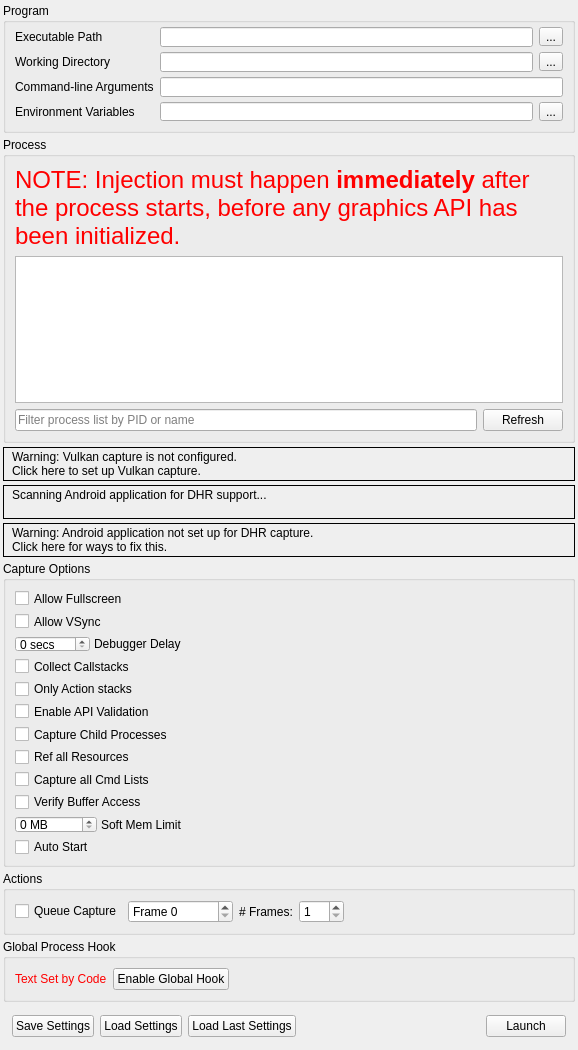
<?xml version="1.0" encoding="UTF-8"?>
<ui version="4.0">
 <class>CaptureDialog</class>
 <widget class="QFrame" name="CaptureDialog">
  <property name="geometry">
   <rect>
    <x>0</x>
    <y>0</y>
    <width>578</width>
    <height>1025</height>
   </rect>
  </property>
  <property name="windowTitle">
   <string>Launch Application</string>
  </property>
  <layout class="QVBoxLayout" name="verticalLayout">
   <property name="spacing">
    <number>4</number>
   </property>
   <property name="leftMargin">
    <number>3</number>
   </property>
   <property name="topMargin">
    <number>3</number>
   </property>
   <property name="rightMargin">
    <number>3</number>
   </property>
   <property name="bottomMargin">
    <number>3</number>
   </property>
   <item>
    <widget class="QGroupBox" name="exeGroup">
     <property name="sizePolicy">
      <sizepolicy hsizetype="Preferred" vsizetype="Minimum">
       <horstretch>0</horstretch>
       <verstretch>0</verstretch>
      </sizepolicy>
     </property>
     <property name="minimumSize">
      <size>
       <width>250</width>
       <height>130</height>
      </size>
     </property>
     <property name="title">
      <string>Program</string>
     </property>
     <layout class="QGridLayout" name="gridLayout">
      <property name="topMargin">
       <number>4</number>
      </property>
      <item row="0" column="0">
       <widget class="QLabel" name="exePathLabel">
        <property name="toolTip">
         <string>Browse for an executable file</string>
        </property>
        <property name="text">
         <string>Executable Path</string>
        </property>
       </widget>
      </item>
      <item row="0" column="2">
       <widget class="RDLineEdit" name="exePath">
        <property name="minimumSize">
         <size>
          <width>0</width>
          <height>20</height>
         </size>
        </property>
        <property name="toolTip">
         <string>Browse for an executable file</string>
        </property>
       </widget>
      </item>
      <item row="0" column="3">
       <widget class="QToolButton" name="exePathBrowse">
        <property name="toolTip">
         <string>Browse for an executable file</string>
        </property>
        <property name="text">
         <string>...</string>
        </property>
       </widget>
      </item>
      <item row="1" column="0">
       <widget class="QLabel" name="workDirLabel">
        <property name="toolTip">
         <string>Browse for a working directory</string>
        </property>
        <property name="text">
         <string>Working Directory</string>
        </property>
       </widget>
      </item>
      <item row="1" column="2">
       <widget class="RDLineEdit" name="workDirPath">
        <property name="minimumSize">
         <size>
          <width>0</width>
          <height>20</height>
         </size>
        </property>
        <property name="toolTip">
         <string>Browse for a working directory</string>
        </property>
       </widget>
      </item>
      <item row="1" column="3">
       <widget class="QToolButton" name="workDirBrowse">
        <property name="toolTip">
         <string>Browse for a working directory</string>
        </property>
        <property name="text">
         <string>...</string>
        </property>
       </widget>
      </item>
      <item row="2" column="0">
       <widget class="QLabel" name="cmdLineLabel">
        <property name="toolTip">
         <string>The command-line that will be passed to the executable on launch</string>
        </property>
        <property name="text">
         <string>Command-line Arguments</string>
        </property>
       </widget>
      </item>
      <item row="2" column="2" colspan="2">
       <widget class="RDLineEdit" name="cmdline">
        <property name="minimumSize">
         <size>
          <width>0</width>
          <height>20</height>
         </size>
        </property>
        <property name="toolTip">
         <string>The command-line that will be passed to the executable on launch</string>
        </property>
       </widget>
      </item>
      <item row="3" column="0">
       <widget class="QLabel" name="envVarLabel">
        <property name="toolTip">
         <string>The environment variables for the executable</string>
        </property>
        <property name="text">
         <string>Environment Variables</string>
        </property>
       </widget>
      </item>
      <item row="3" column="2">
       <widget class="QLineEdit" name="envVar">
        <property name="toolTip">
         <string>The environment variables for the executable</string>
        </property>
        <property name="readOnly">
         <bool>true</bool>
        </property>
       </widget>
      </item>
      <item row="3" column="3">
       <widget class="QToolButton" name="envVarEdit">
        <property name="toolTip">
         <string>The environment variables for the executable</string>
        </property>
        <property name="text">
         <string>...</string>
        </property>
       </widget>
      </item>
     </layout>
    </widget>
   </item>
   <item>
    <widget class="QGroupBox" name="injectGroup">
     <property name="sizePolicy">
      <sizepolicy hsizetype="Preferred" vsizetype="Expanding">
       <horstretch>0</horstretch>
       <verstretch>100</verstretch>
      </sizepolicy>
     </property>
     <property name="minimumSize">
      <size>
       <width>250</width>
       <height>260</height>
      </size>
     </property>
     <property name="title">
      <string>Process</string>
     </property>
     <layout class="QGridLayout" name="gridLayout_2">
      <item row="0" column="0" colspan="2">
       <widget class="QLabel" name="processWarning">
        <property name="palette">
         <palette>
          <active>
           <colorrole role="WindowText">
            <brush brushstyle="SolidPattern">
             <color alpha="255">
              <red>255</red>
              <green>0</green>
              <blue>0</blue>
             </color>
            </brush>
           </colorrole>
          </active>
          <inactive>
           <colorrole role="WindowText">
            <brush brushstyle="SolidPattern">
             <color alpha="255">
              <red>255</red>
              <green>0</green>
              <blue>0</blue>
             </color>
            </brush>
           </colorrole>
          </inactive>
          <disabled>
           <colorrole role="WindowText">
            <brush brushstyle="SolidPattern">
             <color alpha="255">
              <red>106</red>
              <green>104</green>
              <blue>100</blue>
             </color>
            </brush>
           </colorrole>
          </disabled>
         </palette>
        </property>
        <property name="font">
         <font>
          <pointsize>18</pointsize>
         </font>
        </property>
        <property name="text">
         <string>NOTE: Injection must happen &lt;b&gt;immediately&lt;/b&gt; after the process starts, before any graphics API has been initialized.</string>
        </property>
        <property name="wordWrap">
         <bool>true</bool>
        </property>
       </widget>
      </item>
      <item row="1" column="0" colspan="2">
       <widget class="QTreeView" name="processList">
        <property name="sizePolicy">
         <sizepolicy hsizetype="Preferred" vsizetype="Expanding">
          <horstretch>0</horstretch>
          <verstretch>0</verstretch>
         </sizepolicy>
        </property>
        <property name="minimumSize">
         <size>
          <width>0</width>
          <height>100</height>
         </size>
        </property>
        <property name="editTriggers">
         <set>QAbstractItemView::NoEditTriggers</set>
        </property>
        <property name="indentation">
         <number>0</number>
        </property>
        <property name="rootIsDecorated">
         <bool>false</bool>
        </property>
        <property name="itemsExpandable">
         <bool>false</bool>
        </property>
        <property name="sortingEnabled">
         <bool>true</bool>
        </property>
       </widget>
      </item>
      <item row="2" column="0">
       <widget class="QLineEdit" name="processFilter">
        <property name="placeholderText">
         <string>Filter process list by PID or name</string>
        </property>
       </widget>
      </item>
      <item row="2" column="1">
       <widget class="QPushButton" name="processRefesh">
        <property name="text">
         <string>Refresh</string>
        </property>
       </widget>
      </item>
     </layout>
    </widget>
   </item>
   <item>
    <widget class="RDLabel" name="vulkanLayerWarn">
     <property name="cursor">
      <cursorShape>PointingHandCursor</cursorShape>
     </property>
     <property name="frameShape">
      <enum>QFrame::Box</enum>
     </property>
     <property name="text">
      <string>&lt;html&gt;&lt;head/&gt;&lt;body&gt;&lt;table&gt;&lt;tr&gt;&lt;td valign=&quot;middle&quot;&gt;&lt;img width=&quot;16&quot; src=&quot;:/information.png&quot;/&gt;&lt;/td&gt;&lt;td&gt;&lt;p&gt;Warning: Vulkan capture is not configured.&lt;br/&gt;Click here to set up Vulkan capture.&lt;/p&gt;&lt;/td&gt;&lt;/tr&gt;&lt;/table&gt;&lt;/body&gt;&lt;/html&gt;</string>
     </property>
     <property name="textFormat">
      <enum>Qt::RichText</enum>
     </property>
     <property name="margin">
      <number>3</number>
     </property>
    </widget>
   </item>
   <item>
    <widget class="RDLabel" name="androidScan">
     <property name="cursor">
      <cursorShape>PointingHandCursor</cursorShape>
     </property>
     <property name="frameShape">
      <enum>QFrame::Box</enum>
     </property>
     <property name="text">
      <string>&lt;html&gt;&lt;head/&gt;&lt;body&gt;&lt;table&gt;&lt;tr&gt;&lt;td valign=&quot;middle&quot;&gt;&lt;img width=&quot;16&quot; src=&quot;:/information.png&quot;/&gt;&lt;/td&gt;&lt;td valign=&quot;middle&quot;&gt;&lt;p&gt;Scanning Android application for DHR support...&lt;br/&gt;&lt;/p&gt;&lt;/td&gt;&lt;/tr&gt;&lt;/table&gt;&lt;/body&gt;&lt;/html&gt;</string>
     </property>
     <property name="textFormat">
      <enum>Qt::RichText</enum>
     </property>
     <property name="margin">
      <number>3</number>
     </property>
    </widget>
   </item>
   <item>
    <widget class="RDLabel" name="androidWarn">
     <property name="cursor">
      <cursorShape>PointingHandCursor</cursorShape>
     </property>
     <property name="frameShape">
      <enum>QFrame::Box</enum>
     </property>
     <property name="text">
      <string>&lt;html&gt;&lt;head/&gt;&lt;body&gt;&lt;table&gt;&lt;tr&gt;&lt;td valign=&quot;middle&quot;&gt;&lt;img width=&quot;16&quot; src=&quot;:/information.png&quot;/&gt;&lt;/td&gt;&lt;td&gt;&lt;p&gt;Warning: Android application not set up for DHR capture.&lt;br/&gt;Click here for ways to fix this.&lt;/p&gt;&lt;/td&gt;&lt;/tr&gt;&lt;/table&gt;&lt;/body&gt;&lt;/html&gt;</string>
     </property>
     <property name="textFormat">
      <enum>Qt::RichText</enum>
     </property>
     <property name="margin">
      <number>3</number>
     </property>
    </widget>
   </item>
   <item>
    <widget class="QGroupBox" name="optionsGroup">
     <property name="sizePolicy">
      <sizepolicy hsizetype="Preferred" vsizetype="Minimum">
       <horstretch>0</horstretch>
       <verstretch>0</verstretch>
      </sizepolicy>
     </property>
     <property name="title">
      <string>Capture Options</string>
     </property>
     <layout class="QVBoxLayout" name="verticalLayout_2">
      <item>
       <widget class="QCheckBox" name="AllowFullscreen">
        <property name="toolTip">
         <string>Allows the application to switch to full-screen mode</string>
        </property>
        <property name="text">
         <string>Allow Fullscreen</string>
        </property>
       </widget>
      </item>
      <item>
       <widget class="QCheckBox" name="AllowVSync">
        <property name="toolTip">
         <string>Allows the application to enable v-sync</string>
        </property>
        <property name="text">
         <string>Allow VSync</string>
        </property>
       </widget>
      </item>
      <item>
       <widget class="QFrame" name="DebuggerDelayFrame">
        <property name="sizePolicy">
         <sizepolicy hsizetype="Fixed" vsizetype="Preferred">
          <horstretch>0</horstretch>
          <verstretch>0</verstretch>
         </sizepolicy>
        </property>
        <property name="frameShape">
         <enum>QFrame::NoFrame</enum>
        </property>
        <property name="frameShadow">
         <enum>QFrame::Plain</enum>
        </property>
        <layout class="QHBoxLayout" name="horizontalLayout_3">
         <property name="spacing">
          <number>4</number>
         </property>
         <property name="leftMargin">
          <number>0</number>
         </property>
         <property name="topMargin">
          <number>0</number>
         </property>
         <property name="rightMargin">
          <number>0</number>
         </property>
         <property name="bottomMargin">
          <number>0</number>
         </property>
         <item>
          <widget class="QDoubleSpinBox" name="DelayForDebugger">
           <property name="sizePolicy">
            <sizepolicy hsizetype="Minimum" vsizetype="Fixed">
             <horstretch>0</horstretch>
             <verstretch>0</verstretch>
            </sizepolicy>
           </property>
           <property name="minimumSize">
            <size>
             <width>40</width>
             <height>0</height>
            </size>
           </property>
           <property name="toolTip">
            <string>Pauses for N seconds after launching the process, to allow a debugger to attach</string>
           </property>
           <property name="suffix">
            <string comment="seconds"> secs</string>
           </property>
           <property name="decimals">
            <number>0</number>
           </property>
           <property name="maximum">
            <double>120.000000000000000</double>
           </property>
           <property name="value">
            <double>0.000000000000000</double>
           </property>
          </widget>
         </item>
         <item>
          <widget class="QLabel" name="DebuggerDelayLabel">
           <property name="sizePolicy">
            <sizepolicy hsizetype="Fixed" vsizetype="Preferred">
             <horstretch>0</horstretch>
             <verstretch>0</verstretch>
            </sizepolicy>
           </property>
           <property name="toolTip">
            <string>Pauses for N seconds after launching the process, to allow a debugger to attach</string>
           </property>
           <property name="text">
            <string>Debugger Delay</string>
           </property>
          </widget>
         </item>
        </layout>
       </widget>
      </item>
      <item>
       <widget class="QCheckBox" name="CaptureCallstacks">
        <property name="toolTip">
         <string>Collect a callstack on every API call</string>
        </property>
        <property name="text">
         <string>Collect Callstacks</string>
        </property>
       </widget>
      </item>
      <item>
       <widget class="QCheckBox" name="CaptureCallstacksOnlyActions">
        <property name="toolTip">
         <string>Only collect callstacks on actions (draws, dispatches, clears, copies, etc)</string>
        </property>
        <property name="text">
         <string>Only Action stacks</string>
        </property>
       </widget>
      </item>
      <item>
       <widget class="QCheckBox" name="APIValidation">
        <property name="toolTip">
         <string>Initialise the graphics API with built-in validation enabled - allows capturing and reading of errors and warnings generated by the API's own debugging system</string>
        </property>
        <property name="text">
         <string>Enable API Validation</string>
        </property>
       </widget>
      </item>
      <item>
       <widget class="QCheckBox" name="HookIntoChildren">
        <property name="toolTip">
         <string>Hook into child processes - useful with launchers or similar intermediate processes</string>
        </property>
        <property name="text">
         <string>Capture Child Processes</string>
        </property>
       </widget>
      </item>
      <item>
       <widget class="QCheckBox" name="RefAllResources">
        <property name="toolTip">
         <string>Consider all resources to be included, even if unused in the capture frame</string>
        </property>
        <property name="text">
         <string>Ref all Resources</string>
        </property>
       </widget>
      </item>
      <item>
       <widget class="QCheckBox" name="CaptureAllCmdLists">
        <property name="toolTip">
         <string>When enabled, all deferred command lists will be saved even while idling. This has an overhead but ensures if you hold onto a list it will be captured.</string>
        </property>
        <property name="text">
         <string>Capture all Cmd Lists</string>
        </property>
       </widget>
      </item>
      <item>
       <widget class="QCheckBox" name="VerifyBufferAccess">
        <property name="toolTip">
         <string>When enabled, verify some buffer access on OpenGL and D3D11. This initialises buffers with undefined contents on creation to 0xdddddddd instead of 0x0, and verifies that Map() bounds are not overrun.</string>
        </property>
        <property name="text">
         <string>Verify Buffer Access</string>
        </property>
       </widget>
      </item>
      <item>
       <widget class="QFrame" name="SoftMemoryLimitFrame">
        <property name="sizePolicy">
         <sizepolicy hsizetype="Fixed" vsizetype="Preferred">
          <horstretch>0</horstretch>
          <verstretch>0</verstretch>
         </sizepolicy>
        </property>
        <property name="frameShape">
         <enum>QFrame::NoFrame</enum>
        </property>
        <property name="frameShadow">
         <enum>QFrame::Plain</enum>
        </property>
        <layout class="QHBoxLayout" name="SoftMemoryLimitLayout">
         <property name="spacing">
          <number>4</number>
         </property>
         <property name="leftMargin">
          <number>0</number>
         </property>
         <property name="topMargin">
          <number>0</number>
         </property>
         <property name="rightMargin">
          <number>0</number>
         </property>
         <property name="bottomMargin">
          <number>0</number>
         </property>
         <item>
          <widget class="QDoubleSpinBox" name="SoftMemoryLimit">
           <property name="sizePolicy">
            <sizepolicy hsizetype="Minimum" vsizetype="Fixed">
             <horstretch>0</horstretch>
             <verstretch>0</verstretch>
            </sizepolicy>
           </property>
           <property name="minimumSize">
            <size>
             <width>40</width>
             <height>0</height>
            </size>
           </property>
           <property name="toolTip">
            <string>Specifies a soft memory limit which some APIs may use to limit graphics memory use and use disk space instead for storing temporary data.</string>
           </property>
           <property name="suffix">
            <string comment="seconds"> MB</string>
           </property>
           <property name="decimals">
            <number>0</number>
           </property>
           <property name="maximum">
            <double>99999.000000000000000</double>
           </property>
           <property name="value">
            <double>0.000000000000000</double>
           </property>
          </widget>
         </item>
         <item>
          <widget class="QLabel" name="SoftMemoryLimitLabel">
           <property name="sizePolicy">
            <sizepolicy hsizetype="Fixed" vsizetype="Preferred">
             <horstretch>0</horstretch>
             <verstretch>0</verstretch>
            </sizepolicy>
           </property>
           <property name="toolTip">
            <string>Specifies a soft memory limit which some APIs may use to limit graphics memory use and use disk space instead for storing temporary data.</string>
           </property>
           <property name="text">
            <string>Soft Mem Limit</string>
           </property>
          </widget>
         </item>
        </layout>
       </widget>
      </item>
      <item>
       <widget class="QCheckBox" name="AutoStart">
        <property name="toolTip">
         <string>If these capture settings are saved &amp; run, auto start the capture instantly on load</string>
        </property>
        <property name="text">
         <string>Auto Start</string>
        </property>
       </widget>
      </item>
     </layout>
    </widget>
   </item>
   <item>
    <widget class="QGroupBox" name="actionGroup">
     <property name="sizePolicy">
      <sizepolicy hsizetype="Preferred" vsizetype="Minimum">
       <horstretch>0</horstretch>
       <verstretch>0</verstretch>
      </sizepolicy>
     </property>
     <property name="title">
      <string>Actions</string>
     </property>
     <layout class="QHBoxLayout" name="horizontalLayout_5">
      <item>
       <widget class="QCheckBox" name="queueFrameCap">
        <property name="text">
         <string>Queue Capture</string>
        </property>
       </widget>
      </item>
      <item>
       <widget class="QDoubleSpinBox" name="queuedFrame">
        <property name="sizePolicy">
         <sizepolicy hsizetype="Fixed" vsizetype="Fixed">
          <horstretch>0</horstretch>
          <verstretch>0</verstretch>
         </sizepolicy>
        </property>
        <property name="prefix">
         <string comment="Frame number" extracomment="To Capture">Frame </string>
        </property>
        <property name="suffix">
         <string/>
        </property>
        <property name="decimals">
         <number>0</number>
        </property>
        <property name="minimum">
         <double>0.000000000000000</double>
        </property>
        <property name="maximum">
         <double>4294967296.000000000000000</double>
        </property>
       </widget>
      </item>
      <item>
       <widget class="QLabel" name="numFramesLabel">
        <property name="sizePolicy">
         <sizepolicy hsizetype="Preferred" vsizetype="Preferred">
          <horstretch>0</horstretch>
          <verstretch>0</verstretch>
         </sizepolicy>
        </property>
        <property name="text">
         <string># Frames:</string>
        </property>
       </widget>
      </item>
      <item>
       <widget class="QDoubleSpinBox" name="numFrames">
        <property name="minimumSize">
         <size>
          <width>45</width>
          <height>0</height>
         </size>
        </property>
        <property name="decimals">
         <number>0</number>
        </property>
        <property name="minimum">
         <double>1.000000000000000</double>
        </property>
        <property name="maximum">
         <double>10.000000000000000</double>
        </property>
       </widget>
      </item>
      <item>
       <spacer name="ActionsSpacer">
        <property name="orientation">
         <enum>Qt::Horizontal</enum>
        </property>
        <property name="sizeHint" stdset="0">
         <size>
          <width>596</width>
          <height>20</height>
         </size>
        </property>
       </spacer>
      </item>
     </layout>
    </widget>
   </item>
   <item>
    <widget class="QGroupBox" name="globalGroup">
     <property name="sizePolicy">
      <sizepolicy hsizetype="Preferred" vsizetype="Minimum">
       <horstretch>0</horstretch>
       <verstretch>0</verstretch>
      </sizepolicy>
     </property>
     <property name="title">
      <string>Global Process Hook</string>
     </property>
     <layout class="QHBoxLayout" name="horizontalLayout_2">
      <item>
       <widget class="QLabel" name="globalLabel">
        <property name="palette">
         <palette>
          <active>
           <colorrole role="WindowText">
            <brush brushstyle="SolidPattern">
             <color alpha="255">
              <red>255</red>
              <green>0</green>
              <blue>0</blue>
             </color>
            </brush>
           </colorrole>
          </active>
          <inactive>
           <colorrole role="WindowText">
            <brush brushstyle="SolidPattern">
             <color alpha="255">
              <red>255</red>
              <green>0</green>
              <blue>0</blue>
             </color>
            </brush>
           </colorrole>
          </inactive>
          <disabled>
           <colorrole role="WindowText">
            <brush brushstyle="SolidPattern">
             <color alpha="255">
              <red>106</red>
              <green>104</green>
              <blue>100</blue>
             </color>
            </brush>
           </colorrole>
          </disabled>
         </palette>
        </property>
        <property name="text">
         <string>Text Set by Code</string>
        </property>
       </widget>
      </item>
      <item>
       <widget class="QPushButton" name="toggleGlobal">
        <property name="text">
         <string>Enable Global Hook</string>
        </property>
        <property name="checkable">
         <bool>true</bool>
        </property>
        <property name="checked">
         <bool>false</bool>
        </property>
       </widget>
      </item>
      <item>
       <spacer name="globalSpacer">
        <property name="orientation">
         <enum>Qt::Horizontal</enum>
        </property>
        <property name="sizeHint" stdset="0">
         <size>
          <width>587</width>
          <height>20</height>
         </size>
        </property>
       </spacer>
      </item>
     </layout>
    </widget>
   </item>
   <item>
    <widget class="QFrame" name="buttonsFrame">
     <property name="sizePolicy">
      <sizepolicy hsizetype="Preferred" vsizetype="Minimum">
       <horstretch>0</horstretch>
       <verstretch>0</verstretch>
      </sizepolicy>
     </property>
     <property name="frameShape">
      <enum>QFrame::NoFrame</enum>
     </property>
     <property name="frameShadow">
      <enum>QFrame::Plain</enum>
     </property>
     <layout class="QHBoxLayout" name="horizontalLayout">
      <item>
       <widget class="QPushButton" name="saveSettings">
        <property name="toolTip">
         <string>Save these capture settings to file to load later</string>
        </property>
        <property name="text">
         <string>Save Settings</string>
        </property>
       </widget>
      </item>
      <item>
       <widget class="QPushButton" name="loadSettings">
        <property name="sizePolicy">
         <sizepolicy hsizetype="Minimum" vsizetype="Fixed">
          <horstretch>0</horstretch>
          <verstretch>0</verstretch>
         </sizepolicy>
        </property>
        <property name="toolTip">
         <string>Load a saved set of capture settings</string>
        </property>
        <property name="text">
         <string>Load Settings</string>
        </property>
       </widget>
      </item>
      <item>
       <widget class="QPushButton" name="loadLastCapture">
        <property name="sizePolicy">
         <sizepolicy hsizetype="Minimum" vsizetype="Fixed">
          <horstretch>0</horstretch>
          <verstretch>0</verstretch>
         </sizepolicy>
        </property>
        <property name="toolTip">
         <string>Load the most recently used capture settings</string>
        </property>
        <property name="text">
         <string>Load Last Settings</string>
        </property>
       </widget>
      </item>
      <item>
       <spacer name="buttonsSpace">
        <property name="orientation">
         <enum>Qt::Horizontal</enum>
        </property>
        <property name="sizeType">
         <enum>QSizePolicy::Expanding</enum>
        </property>
        <property name="sizeHint" stdset="0">
         <size>
          <width>556</width>
          <height>20</height>
         </size>
        </property>
       </spacer>
      </item>
      <item>
       <widget class="QPushButton" name="launch">
        <property name="toolTip">
         <string>Launch the selected program with DHR enabled for capture</string>
        </property>
        <property name="text">
         <string>Launch</string>
        </property>
       </widget>
      </item>
     </layout>
    </widget>
   </item>
   <item>
    <spacer name="topVerticalSpacer">
     <property name="orientation">
      <enum>Qt::Vertical</enum>
     </property>
     <property name="sizeHint" stdset="0">
      <size>
       <width>0</width>
       <height>0</height>
      </size>
     </property>
    </spacer>
   </item>
  </layout>
 </widget>
 <customwidgets>
  <customwidget>
   <class>RDLabel</class>
   <extends>QLabel</extends>
   <header>Widgets/Extended/RDLabel.h</header>
  </customwidget>
  <customwidget>
   <class>RDLineEdit</class>
   <extends>QLineEdit</extends>
   <header>Widgets/Extended/RDLineEdit.h</header>
  </customwidget>
 </customwidgets>
 <resources/>
 <connections/>
</ui>
